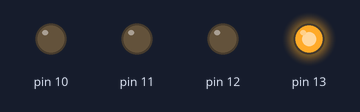
Bench run of a sketch on a simulated Arduino Uno, built with avr-gcc and run on an emulated ATmega328P. On the bench: output pins drawn as LEDs (lit = HIGH).

Above: at 0.2 s.
At 1.2 s:
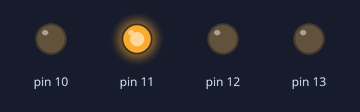
At 1.7 s:
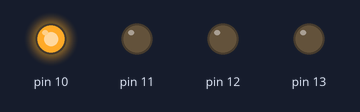
At 3.2 s:
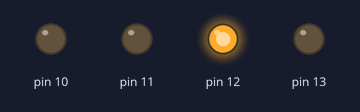
At 4.7 s:
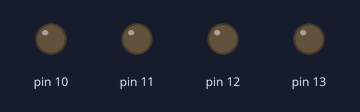
Timing chart, 0 to 5.8 s (numbered marks = the images above):
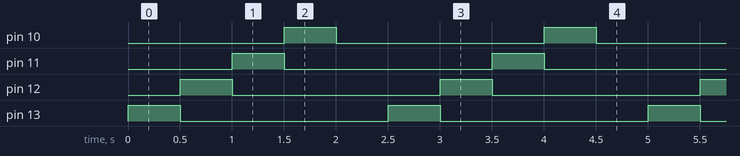

Measured:
- by itself, pin 10–13: alternates HIGH for 0.50 s and LOW for 2.0 s
- by itself, everything shown: repeats every 2.5 s, in 5 steps

The sketch:

1_A_Blink.ino
```cpp
//Blink Project
void setup() {
//define the LED Pin's
  pinMode(13,OUTPUT);
  pinMode(12,OUTPUT);
  pinMode(11,OUTPUT);
  pinMode(10,OUTPUT);


}


void loop() {

//We make the LEDs flash sequentially once in 0.5 seconds.
  digitalWrite(13,1);
  digitalWrite(12,0);
  digitalWrite(11,0);
  digitalWrite(10,0);
  delay(500);
  digitalWrite(13,0);
  digitalWrite(12,1);
  digitalWrite(11,0);
  digitalWrite(10,0);
  delay(500);
  digitalWrite(13,0);
  digitalWrite(12,0);
  digitalWrite(11,1);
  digitalWrite(10,0);
  delay(500);
  digitalWrite(13,0);
  digitalWrite(12,0);
  digitalWrite(11,0);
  digitalWrite(10,1);
  delay(500);
  digitalWrite(13,0);
  digitalWrite(12,0);
  digitalWrite(11,0);
  digitalWrite(10,0);
  delay(500);
}
```
